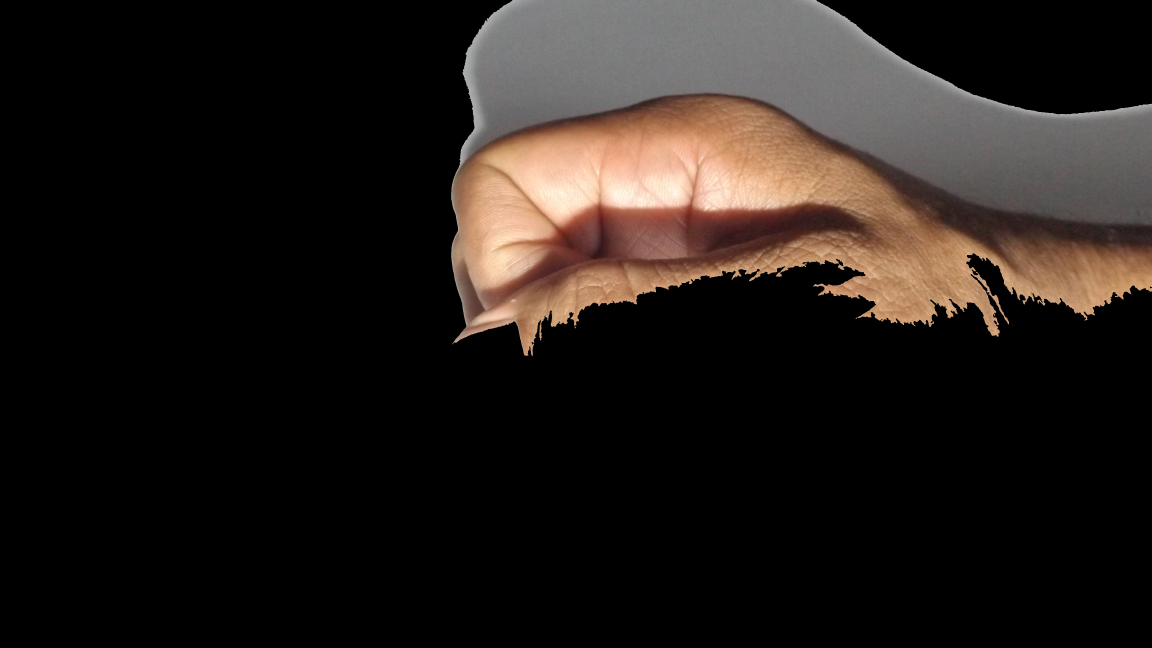
#> input picture input/0_men (1).JPG, 4608 x 2592 px, found by its file name (shown at 1/4 size); its folder holds only this picture in this run
$ python test.py
#> lines starting #> are read from the running program, lines starting #| are printed output that depends on the picture; after the words box and inside, x2 and y2 are one past the last pixel; in counts of white or black regions, pixels touching at a corner belong together
import os
import cv2
import numpy as np

# define the path to the input images
input_path = r"E:\CMP3\Second term\Neural Networks\Project\Project_Dataset_S23-20230429T055712Z-002\Project_Dataset_S23\dataset_sample\men\input"

# define the path to the output preprocessed images
output_path = r"E:\CMP3\Second term\Neural Networks\Project\Project_Dataset_S23-20230429T055712Z-002\Project_Dataset_S23\dataset_sample\men\test"

# define the target size of the preprocessed images
target_size = (4608,2592)

# define the preprocessing functions


def convert_to_gray(img):
    gray = cv2.cvtColor(img, cv2.COLOR_BGR2GRAY)
    return gray


def apply_gaussian_blur(img):
    blurred = cv2.GaussianBlur(img, (5, 5), 0)
    return blurred


def apply_threshold(img):
    _, thresh = cv2.threshold(
        img, 0, 255, cv2.THRESH_BINARY_INV+cv2.THRESH_OTSU)
    return thresh


def find_contours(img):
    contours, hierarchy = cv2.findContours(
        img, cv2.RETR_TREE, cv2.CHAIN_APPROX_SIMPLE)
    return contours, hierarchy


def find_largest_contour(contours):
    max_contour = max(contours, key=cv2.contourArea)
    return max_contour


def create_mask(img, contour):
    mask = cv2.drawContours(np.zeros_like(
        img), [contour], 0, (255, 255, 255), -1)
    return mask


def apply_mask(img, mask):
    masked_image = cv2.bitwise_and(img, img, mask=mask)
    return masked_image


def resize_image(img, size):
    resized = cv2.resize(img, size, interpolation=cv2.INTER_AREA)
    return resized


def normalize_image(img):
    normalized = img.astype("float32") / 255.0
    return normalized


# loop over the input images
for filename in os.listdir(input_path):
    # load the image
    img_path = os.path.join(input_path, filename)
    img = cv2.imread(img_path)
#> img is the input picture: shape (2592, 4608, 3); mean B, G, R 24.8, 28.5, 34.7


    # apply the preprocessing pipeline
    gray = convert_to_gray(img)
#> in convert_to_gray, `gray = cv2.cvtColor(img, cv2.COLOR_BGR2GRAY)`:
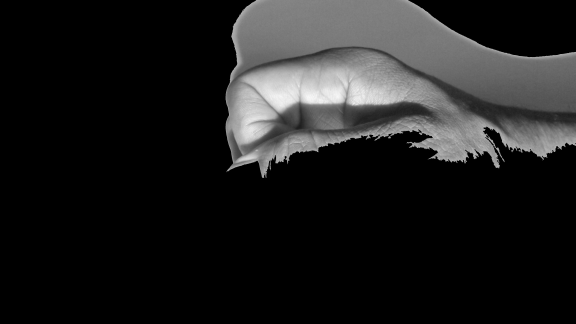
#> gray: shape (2592, 4608) (shown at 1/8 size); min 0, max 250, mean 29.9
    blurred = apply_gaussian_blur(gray)
    thresh = apply_threshold(blurred)
#> in apply_threshold, `_, thresh = cv2.threshold( img, 0, 255, cv2.THRESH_BINARY_INV+cv2.THRE..`:
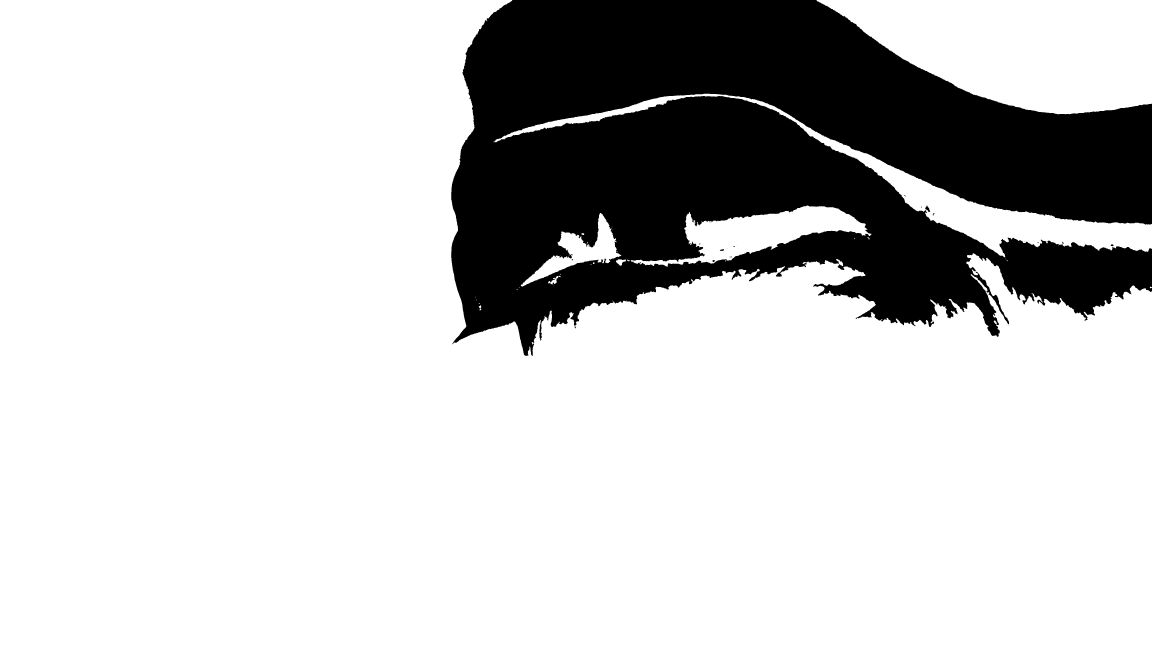
#> thresh: shape (2592, 4608) (shown at 1/4 size); 78.4% white; 27 black regions (21 under 20 px)
    contours, hierarchy = find_contours(thresh)
#> in find_contours, `contours, hierarchy = cv2.findContours( img, cv2.RETR_TREE, cv2.CHAIN_..`: contours = 67 contours, 41 with area under 20; largest, box (x1, y1, x2, y2) and area: (0, 0, 4608, 2592) 8637452, (3266, 0, 4608, 457) 433676, (1974, 375, 4608, 1029) 159614, (2523, 822, 3486, 1067) 88890, (2083, 852, 2485, 1146) 30955
    max_contour = find_largest_contour(contours)
#> in find_largest_contour, `max_contour = max(contours, key=cv2.contourArea)`: max_contour = contour of 4724 points, box (x1, y1, x2, y2) (0, 0, 4608, 2592), area 8637452
    mask = create_mask(gray, max_contour)
#> in create_mask, `mask = cv2.drawContours(np.zeros_like( img), [contour], 0, (255, 255, ..`:
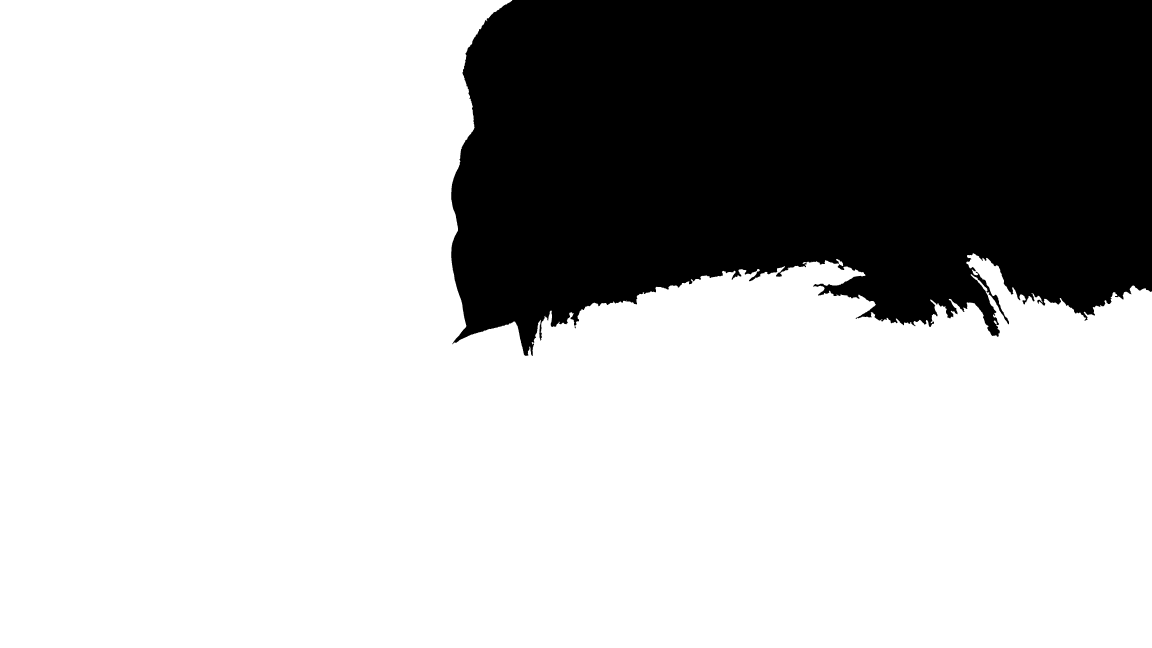
#> mask: shape (2592, 4608) (shown at 1/4 size); 72.4% white; 1 black region, box (x1, y1, x2, y2) and area: (1805, 0, 4608, 1424) 3296680
    masked_image = apply_mask(img, mask)
    resized = resize_image(masked_image, target_size)
    normalized = normalize_image(resized)

    # save the preprocessed image
    output_filename = os.path.join(output_path, filename)
    cv2.imwrite(output_filename, normalized * 255)

# import cv2
# import numpy as np
#
# # Load input image
# img = cv2.imread(
#     r"E:\CMP3\Second term\Neural Networks\Project\Project_Dataset_S23-20230429T055712Z-002\Project_Dataset_S23\dataset_sample\men\input\0_men (2).jpg")
#
#
# # Convert BGR image to HSV color space
# hsv = cv2.cvtColor(img, cv2.COLOR_BGR2HSV)
#
# # Define lower and upper skin color ranges in HSV
# lower_skin = np.array([0, 20, 70], dtype=np.uint8)
# upper_skin = np.array([20, 255, 255], dtype=np.uint8)
#
# # Create a binary mask of the skin color region in the image
# mask = cv2.inRange(hsv, lower_skin, upper_skin)
#
# # Find the contours of the largest connected component in the mask
# contours, hierarchy = cv2.findContours(
#     mask, cv2.RETR_TREE, cv2.CHAIN_APPROX_SIMPLE)
# max_contour = max(contours, key=cv2.contourArea)
#
# # Create a binary image of the hand region
# hand_segment = np.zeros_like(img)
# cv2.drawContours(hand_segment, [max_contour], 0, (255, 255, 255), cv2.FILLED)
# hand_segment = cv2.cvtColor(hand_segment, cv2.COLOR_BGR2GRAY)
# hand_segment = cv2.threshold(
#     hand_segment, 0, 255, cv2.THRESH_BINARY | cv2.THRESH_OTSU)[1]
#
# # Apply distance transform to the binary hand image
# dist_transform = cv2.distanceTransform(hand_segment, cv2.DIST_L2, 5)
#
# # Threshold the distance transform image to obtain a segmentation of the hand
# seg_threshold = 0.2 * dist_transform.max()
# seg_mask = np.uint8(dist_transform > seg_threshold)
# seg_mask = cv2.dilate(seg_mask, np.ones((3, 3), dtype=np.uint8), iterations=2)
# seg_mask = cv2.erode(seg_mask, np.ones((3, 3), dtype=np.uint8), iterations=2)
#
# # Convert the segmented hand image to BGR color space
# hand_segment = cv2.cvtColor(seg_mask, cv2.COLOR_GRAY2BGR)
#
# # Blend the segmented hand image with the original input image
# output_img = cv2.addWeighted(img, 0.7, hand_segment, 0.3, 0)
#
# # Save output image
# cv2.imwrite('output1.jpg', output_img)

$ run again, on input/0_men (5).JPG
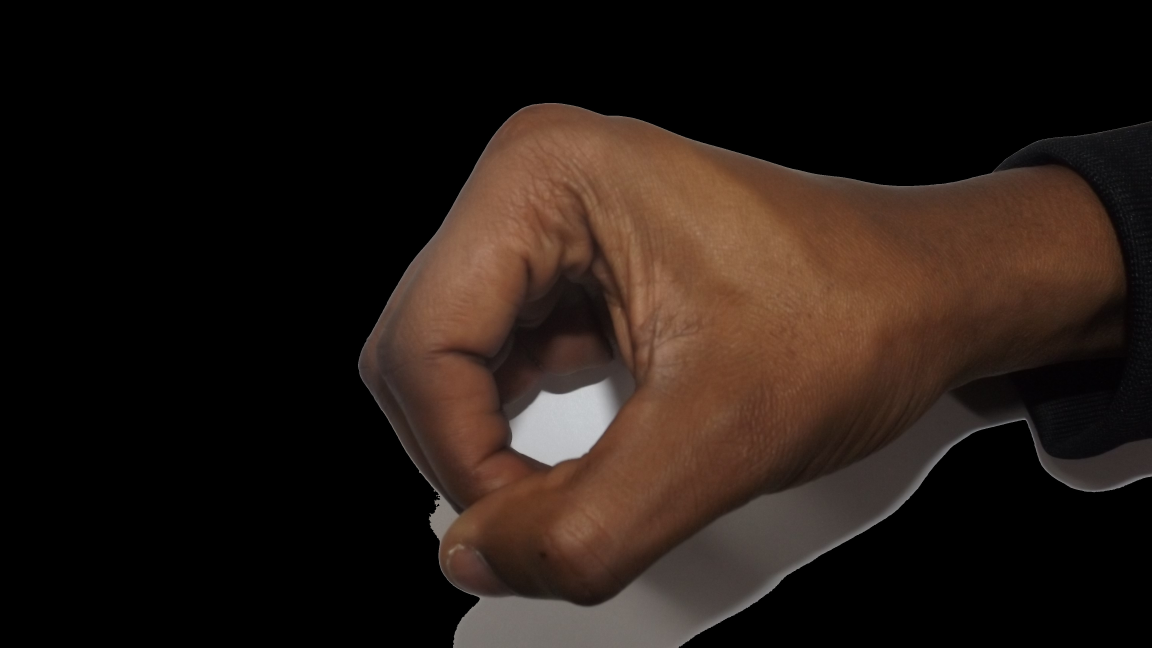
#> input picture input/0_men (5).JPG, 4608 x 2592 px, found by its file name (shown at 1/4 size)
#> img is the input picture: shape (2592, 4608, 3); mean B, G, R 20.3, 25.9, 36.6
#> in apply_threshold, `_, thresh = cv2.threshold( img, 0, 255, cv2.THRESH_BINARY_INV+cv2.THRE..`:
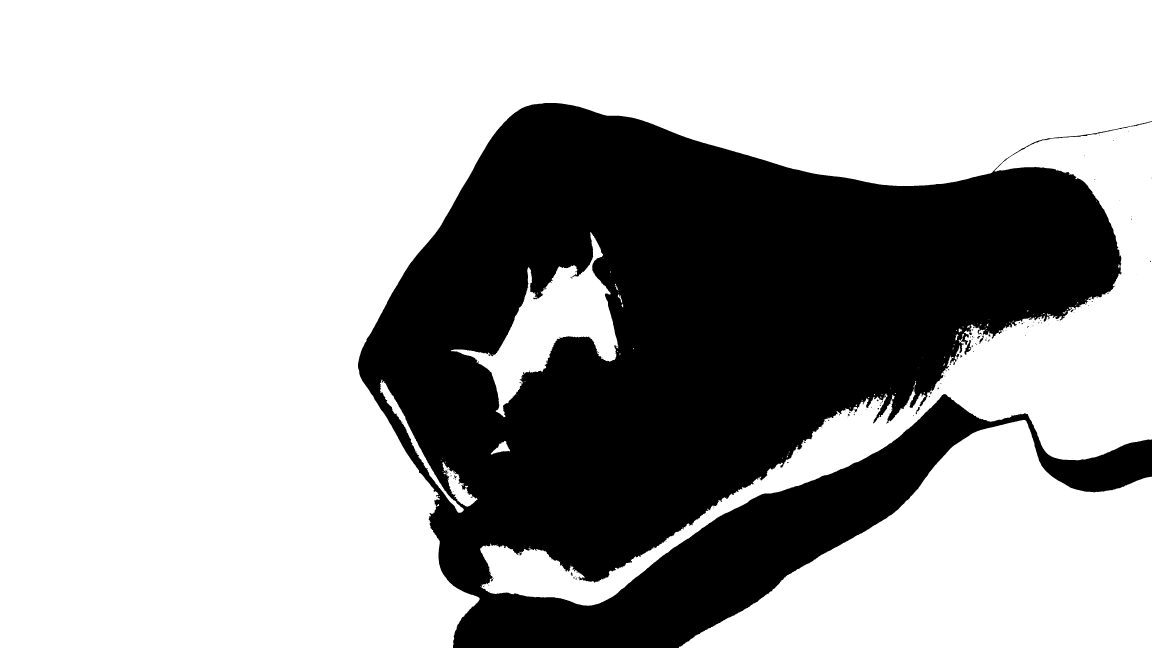
#> thresh: shape (2592, 4608) (shown at 1/4 size); 67.1% white; 159 black regions (123 under 20 px)
#> in find_contours, `contours, hierarchy = cv2.findContours( img, cv2.RETR_TREE, cv2.CHAIN_..`: contours = 290 contours, 220 with area under 20; largest, box (x1, y1, x2, y2) and area: (0, 0, 4608, 2592) 6852475, (2715, 1680, 4608, 2592) 985754, (1804, 928, 2473, 1669) 142748, (1520, 1518, 1855, 2051) 11880, (1769, 1849, 1910, 2027) 7738
#> in find_largest_contour, `max_contour = max(contours, key=cv2.contourArea)`: max_contour = contour of 8216 points, box (x1, y1, x2, y2) (0, 0, 4608, 2592), area 6852475
#> mask: shape (2592, 4608); 57.5% white; 2 black regions (1 under 20 px), largest, box (x1, y1, x2, y2) and area: (1432, 412, 4608, 2592) 5078495
#> in apply_mask, `masked_image = cv2.bitwise_and(img, img, mask=mask)`:
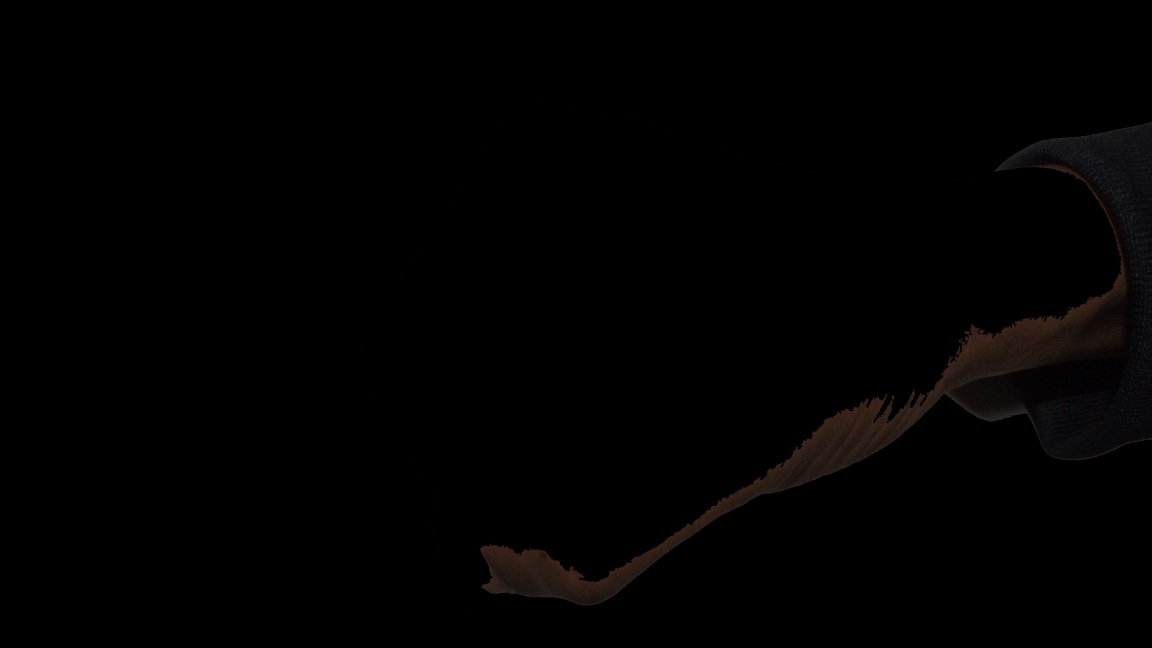
#> masked_image: shape (2592, 4608, 3) (shown at 1/4 size); mean B, G, R 1.1, 1.3, 1.7

$ run again, on input/1_men (1).JPG
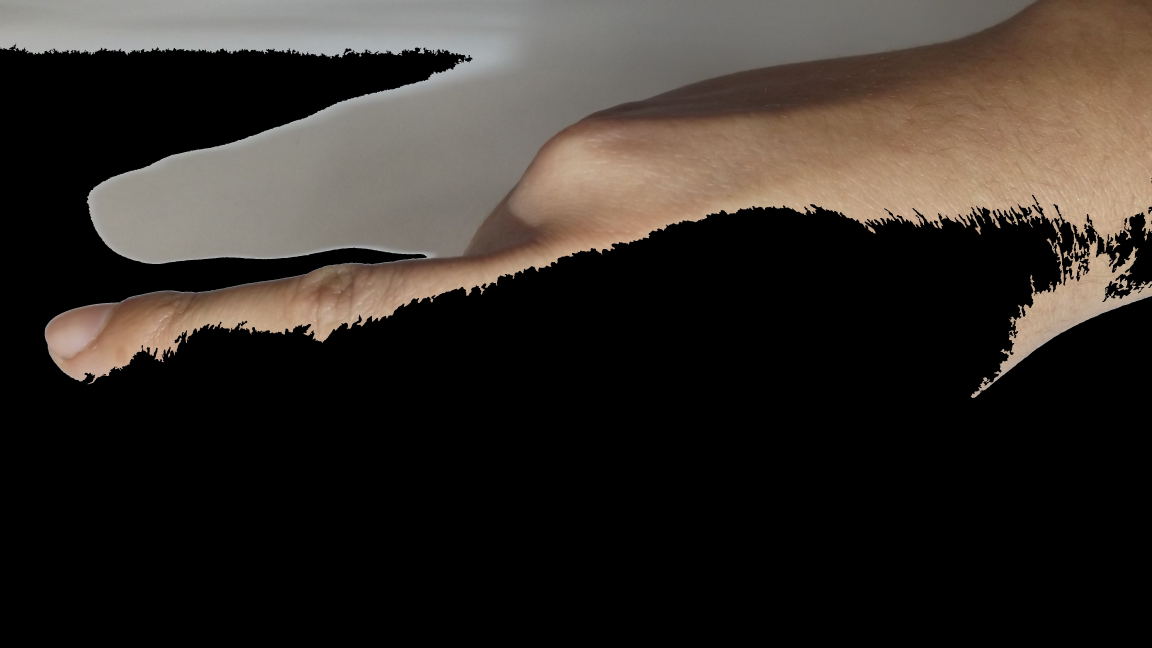
#> input picture input/1_men (1).JPG, 4608 x 2592 px, found by its file name (shown at 1/4 size)
#> img is the input picture: shape (2592, 4608, 3); mean B, G, R 39.2, 44.2, 50.1
#> in apply_threshold, `_, thresh = cv2.threshold( img, 0, 255, cv2.THRESH_BINARY_INV+cv2.THRE..`:
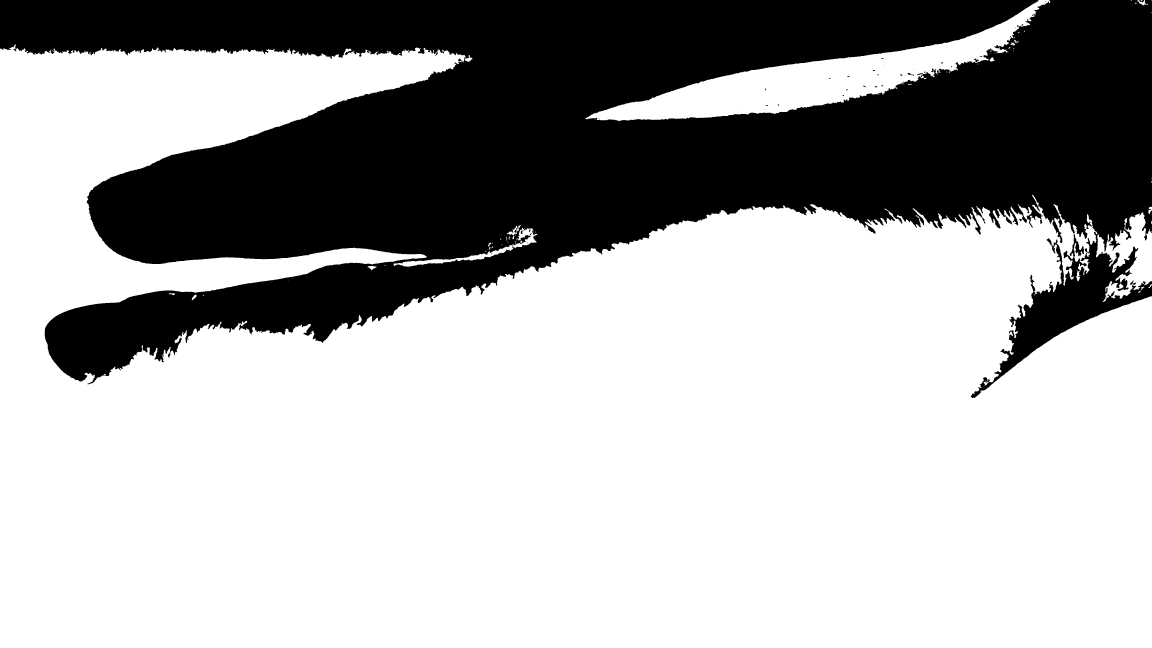
#> thresh: shape (2592, 4608) (shown at 1/4 size); 67% white; 53 black regions (28 under 20 px)
#> in find_contours, `contours, hierarchy = cv2.findContours( img, cv2.RETR_TREE, cv2.CHAIN_..`: contours = 149 contours, 94 with area under 20; largest, box (x1, y1, x2, y2) and area: (0, 176, 4608, 2592) 7714428, (2342, 0, 4201, 485) 223739, (4384, 849, 4608, 1208) 36212, (1574, 911, 2149, 1067) 9562, (2028, 900, 2084, 943) 646
#> in find_largest_contour, `max_contour = max(contours, key=cv2.contourArea)`: max_contour = contour of 11960 points, box (x1, y1, x2, y2) (0, 176, 4608, 2592), area 7714428
#> in create_mask, `mask = cv2.drawContours(np.zeros_like( img), [contour], 0, (255, 255, ..`:
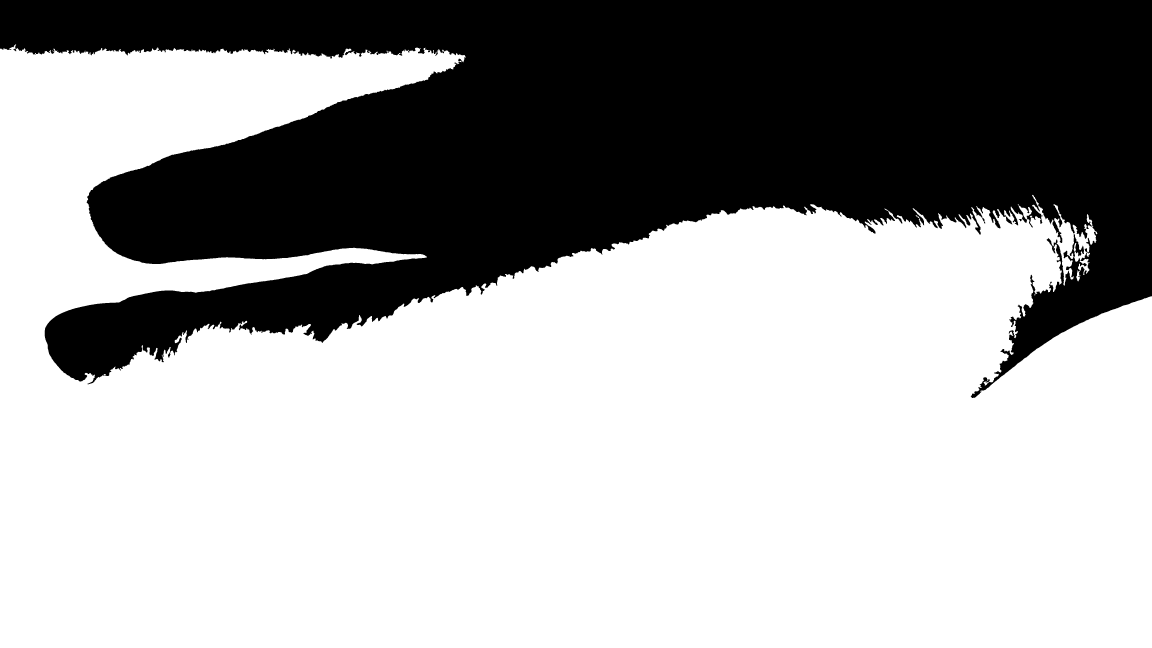
#> mask: shape (2592, 4608) (shown at 1/4 size); 64.7% white; 1 black region, box (x1, y1, x2, y2) and area: (0, 0, 4608, 1592) 4213893
